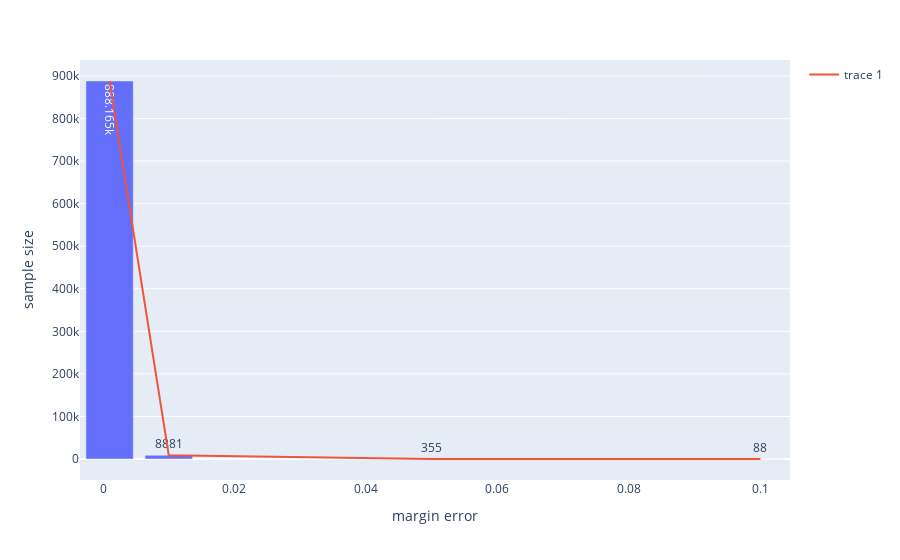

This figure's notebook cell:
### Code cell
fig = px.bar(x=margin_errors, y=[max(v.values()) for v in sample_sizes.values()], labels={"x": "margin error", "y": "sample size"}, text_auto=True)
fig.add_scatter(x=margin_errors, y=[max(v.values()) for v in sample_sizes.values()], mode="lines")
fig.show()

### Figure 1 — Plotly figure (JSON) as saved in the notebook; plotly's stock layout.template omitted (floating-point values rounded to 4 significant figures)
{"data": [{"alignmentgroup": "True", "hovertemplate": "margin error=%{x}<br>sample size=%{y}<extra></extra>", "legendgroup": "", "marker": {"color": "#636efa", "pattern": {"shape": ""}}, "name": "", "offsetgroup": "", "orientation": "v", "showlegend": false, "textposition": "auto", "texttemplate": "%{y}", "type": "bar", "x": [0.001, 0.01, 0.05, 0.1], "xaxis": "x", "y": [888165, 8881, 355, 88], "yaxis": "y"}, {"mode": "lines", "type": "scatter", "x": [0.001, 0.01, 0.05, 0.1], "y": [888165, 8881, 355, 88]}], "layout": {"barmode": "relative", "legend": {"tracegroupgap": 0}, "margin": {"t": 60}, "xaxis": {"anchor": "y", "domain": [0, 1], "title": {"text": "margin error"}}, "yaxis": {"anchor": "x", "domain": [0, 1], "title": {"text": "sample size"}}}}
